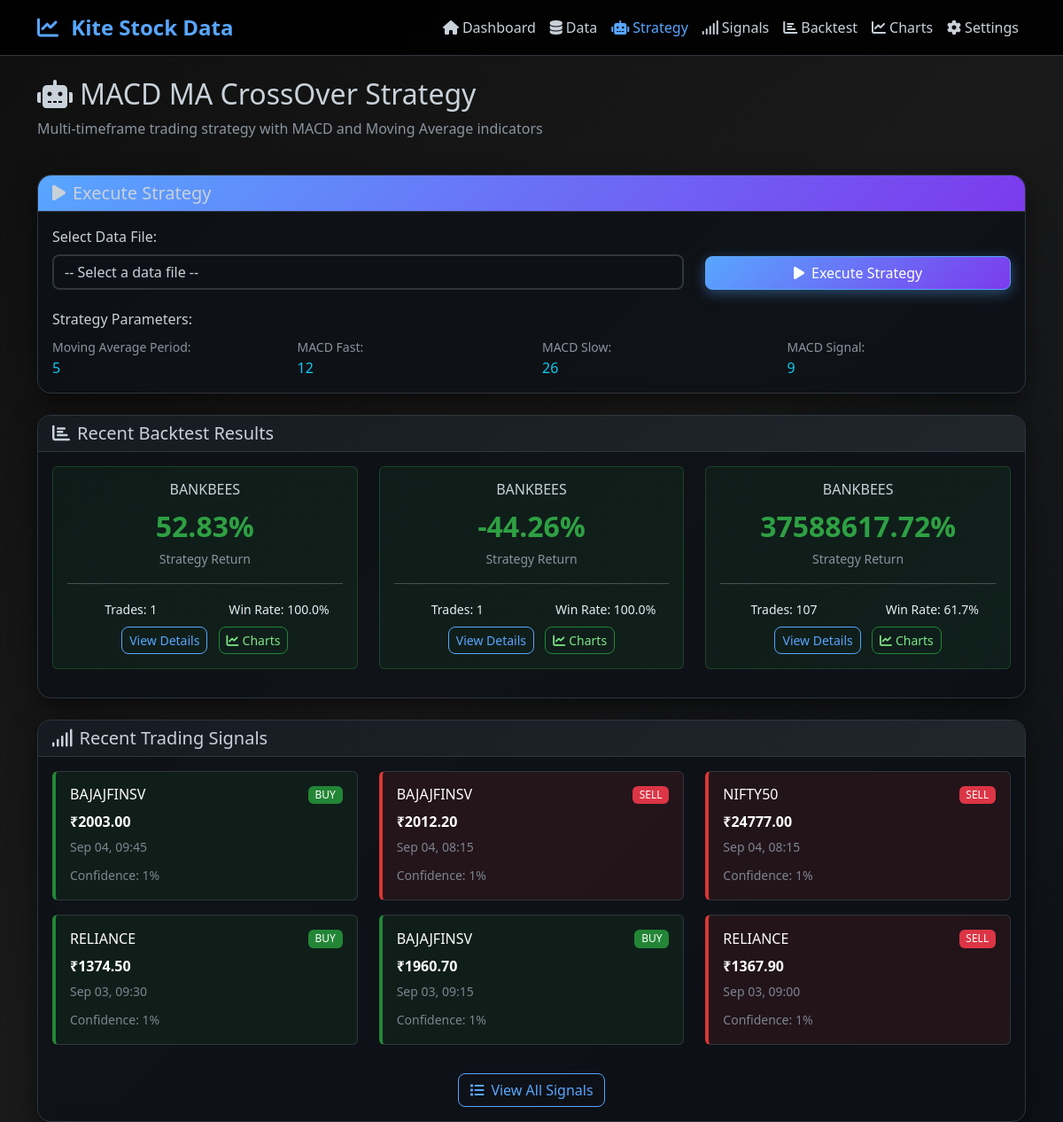
The page /strategy/ on the database its author committed.
### stock_data/models.py (models this page shows, shortened)
class StrategyBacktest(models.Model):
    strategy = models.ForeignKey(TradingStrategy, on_delete=models.CASCADE)
    symbol = models.CharField(max_length=20)
    from_date = models.DateField()
    to_date = models.DateField()
    total_trades = models.IntegerField(default=0)
    winning_trades = models.IntegerField(default=0)
    losing_trades = models.IntegerField(default=0)
    total_return = models.FloatField(default=0.0)
    max_drawdown = models.FloatField(default=0.0)
    sharpe_ratio = models.FloatField(null=True, blank=True)
    buy_signals_count = models.IntegerField(default=0)
    sell_signals_count = models.IntegerField(default=0)
    market_return = models.FloatField(default=0.0)
    strategy_return = models.FloatField(default=0.0)
    results_data = models.JSONField(default=dict)  # Store detailed results
    created_at = models.DateTimeField(auto_now_add=True)
    def win_rate(self):
        if self.total_trades == 0:
            return 0
        return (self.winning_trades / self.total_trades) * 100
    class Meta:
        ordering = ['-created_at']

class TradingSignal(models.Model):
    SIGNAL_CHOICES = [
        ('BUY', 'Buy'),
        ('SELL', 'Sell'),
        ('HOLD', 'Hold'),
    ]
    symbol = models.CharField(max_length=20, db_index=True)
    strategy = models.ForeignKey(TradingStrategy, on_delete=models.CASCADE)
    signal_type = models.CharField(max_length=4, choices=SIGNAL_CHOICES)
    timestamp = models.DateTimeField(db_index=True)
    price = models.DecimalField(max_digits=10, decimal_places=2)
    confidence = models.FloatField(default=1.0)  # Signal confidence 0.0 to 1.0
    indicators = models.JSONField(default=dict)  # Store indicator values
    notes = models.TextField(blank=True)
    is_executed = models.BooleanField(default=False)
    created_at = models.DateTimeField(auto_now_add=True)
    class Meta:
        ordering = ['-timestamp']
        indexes = [
            models.Index(fields=['symbol', 'timestamp']),
            models.Index(fields=['signal_type', 'timestamp']),
        ]

### stock_data/views.py (the view)
# urls.py: path('strategy/', views.strategy_view, name='strategy_view'),
def strategy_view(request):
    kite_service = KiteDataService()
    available_files = kite_service.list_available_data_files()
    strategies = TradingStrategy.objects.all()
    recent_backtests = StrategyBacktest.objects.all()[:10]
    recent_signals = TradingSignal.objects.all()[:50]
    context = {
        'available_files': available_files,
        'strategies': strategies,
        'recent_backtests': recent_backtests,
        'recent_signals': recent_signals,
    }
    return render(request, 'strategy.html', context)

### stock_data/services.py (called while the page is built, shortened)
    def list_available_data_files(self) -> List[Dict]:
        files = []
        if not os.path.exists(self.data_dir):
            return files
        files.sort(key=lambda x: x.get('fetched_at') or '1900-01-01T00:00:00', reverse=True)
        return files

### stock_data/templates/strategy.html (shortened to what this page needs)
{% extends 'base.html' %}
{% block content %}
        <div class="row mb-4">
            <div class="col">
                <h2><i class="fas fa-robot me-2"></i>MACD MA CrossOver Strategy</h2>
                <p class="text-muted">Multi-timeframe trading strategy with MACD and Moving Average indicators</p>
            </div>
        </div>
        <div class="card dashboard-card mb-4">
            <div class="card-header bg-primary text-white">
                <h5 class="mb-0">
                    <i class="fas fa-play me-2"></i>Execute Strategy
                </h5>
            </div>
            <div class="card-body">
                <div class="row">
                    <div class="col-md-8">
                        <label class="form-label">Select Data File:</label>
                        <select class="form-select" id="dataFileSelect">
                            <option value="">-- Select a data file --</option>
                        </select>
                    </div>
                    <div class="col-md-4 d-flex align-items-end">
                        <button class="btn btn-primary w-100" onclick="executeStrategy()">
                            <i class="fas fa-play me-2"></i>Execute Strategy
                        </button>
                    </div>
                </div>
                <div class="mt-4">
                    <h6>Strategy Parameters:</h6>
                    <div class="row">
                        <div class="col-md-3">
                            <small class="text-muted">Moving Average Period:</small>
                            <div class="text-info">5</div>
                        </div>
                        <div class="col-md-3">
                            <small class="text-muted">MACD Fast:</small>
                            <div class="text-info">12</div>
                        </div>
                        <div class="col-md-3">
                            <small class="text-muted">MACD Slow:</small>
                            <div class="text-info">26</div>
                        </div>
                        <div class="col-md-3">
                            <small class="text-muted">MACD Signal:</small>
                            <div class="text-info">9</div>
                        </div>
                    </div>
                </div>
            </div>
        </div>
        {% if recent_backtests %}
        <div class="card dashboard-card mb-4">
            <div class="card-header">
                <h5 class="mb-0">
                    <i class="fas fa-chart-bar me-2"></i>Recent Backtest Results
                </h5>
            </div>
            <div class="card-body">
                <div class="row">
                    {% for backtest in recent_backtests|slice:":3" %}
                    <div class="col-md-4 mb-3">
                        <div class="metric-card card h-100">
                            <div class="card-body text-center">
                                <h6>{{ backtest.symbol }}</h6>
                                <div class="metric-value">{{ backtest.strategy_return|floatformat:2 }}%</div>
                                <small class="text-muted">Strategy Return</small>
                                <hr>
                                <div class="row">
                                    <div class="col-6">
                                        <small>Trades: {{ backtest.total_trades }}</small>
                                    </div>
                                    <div class="col-6">
                                        <small>Win Rate: {{ backtest.win_rate|floatformat:1 }}%</small>
                                    </div>
                                </div>
                                <a href="{% url 'backtest_view' %}?id={{ backtest.id }}" class="btn btn-sm btn-outline-primary mt-2 me-2">
                                    View Details
                                </a>
                                <a href="{% url 'charts_view' %}?backtest={{ backtest.id }}" class="btn btn-sm btn-outline-success mt-2">
                                    <i class="fas fa-chart-line me-1"></i>Charts
                                </a>
                            </div>
                        </div>
                    </div>
                    {% endfor %}
                </div>
            </div>
        </div>
        {% endif %}
        {% if recent_signals %}
        <div class="card dashboard-card">
            <div class="card-header">
                <h5 class="mb-0">
                    <i class="fas fa-signal me-2"></i>Recent Trading Signals
                </h5>
            </div>
            <div class="card-body">
                <div class="row">
                    {% for signal in recent_signals|slice:":6" %}
                    <div class="col-md-6 col-lg-4 mb-3">
                        <div class="signal-card card h-100 {% if signal.signal_type == 'BUY' %}buy{% else %}sell{% endif %}">
                            <div class="card-body">
                                <div class="d-flex justify-content-between align-items-center mb-2">
                                    <h6 class="mb-0" style="color: #ffffff;">{{ signal.symbol }}</h6>
                                    <span class="badge {% if signal.signal_type == 'BUY' %}bg-success{% else %}bg-danger{% endif %}">
                                        {{ signal.signal_type }}
                                    </span>
                                </div>
                                <p class="mb-1" style="color: #e6edf3;">
                                    <strong style="color: #ffffff;">₹{{ signal.price|floatformat:2 }}</strong>
                                </p>
                                <small class="text-muted" style="color: #7d8590 !important;">
                                    {{ signal.timestamp|date:"M d, H:i" }}
                                </small>
                                <div class="mt-2">
                                    <small class="text-muted" style="color: #7d8590 !important;">Confidence: {{ signal.confidence|floatformat:0 }}%</small>
                                </div>
                            </div>
                        </div>
                    </div>
                    {% endfor %}
                </div>
                <div class="text-center mt-3">
                    <a href="{% url 'signals_view' %}" class="btn btn-outline-primary">
                        <i class="fas fa-list me-2"></i>View All Signals
                    </a>
                </div>
            </div>
        </div>
        {% endif %}
{% endblock %}

### rows shown on the page
StrategyBacktest: symbol "BANKBEES", strategy_return "52.83", total_trades "1", win_rate "100.0"
StrategyBacktest: symbol "BANKBEES", strategy_return "-44.26", total_trades "1", win_rate "100.0"
StrategyBacktest: symbol "BANKBEES", strategy_return "37588617.72", total_trades "107", win_rate "61.7"
TradingSignal: symbol "BAJAJFINSV", signal_type "BUY", price "2003.00", timestamp "Sep 04, 09:45", confidence "1"
TradingSignal: symbol "BAJAJFINSV", signal_type "SELL", price "2012.20", timestamp "Sep 04, 08:15", confidence "1"
TradingSignal: symbol "NIFTY50", signal_type "SELL", price "24777.00", timestamp "Sep 04, 08:15", confidence "1"
TradingSignal: symbol "RELIANCE", signal_type "BUY", price "1374.50", timestamp "Sep 03, 09:30", confidence "1"
TradingSignal: symbol "BAJAJFINSV", signal_type "BUY", price "1960.70", timestamp "Sep 03, 09:15", confidence "1"
TradingSignal: symbol "RELIANCE", signal_type "SELL", price "1367.90", timestamp "Sep 03, 09:00", confidence "1"
